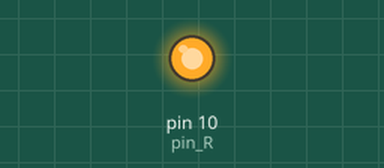
The program below on a simulated Raspberry Pi (header pin numbers). On the bench: output pins drawn as LEDs (lit = HIGH).

Above: at 0.1 s.
Timing chart, 0 to 1.6 s (numbered marks = the images above):
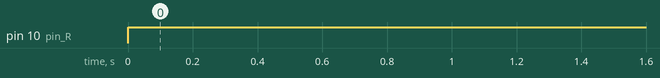

The program:

7colorLED.py
```python
#!/usr/bin/env python
import RPi.GPIO as GPIO
import time

pin_R = 10

def setup():
	GPIO.setmode(GPIO.BOARD)			# Numbers GPIOs by physical location
	GPIO.setup(pin_R, GPIO.OUT)

try:
	setup()
	while True:
            GPIO.output(pin_R, GPIO.HIGH)
except KeyboardInterrupt:
	GPIO.cleanup()
```

Measured:
- by itself, pin 10 (pin_R): LOW → HIGH at 0.00 s
